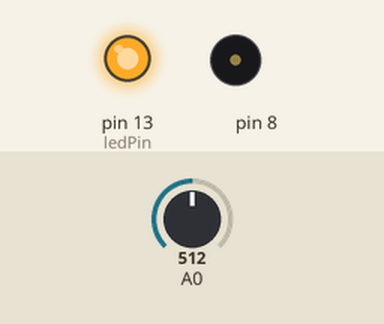
The sketch below on a simulated Arduino Uno, built with avr-gcc and run on an emulated ATmega328P. Parts: output pins drawn as LEDs (lit = HIGH), buzzer (waves = sounding). The test bench sets the inputs (shaded band); at power-on: A0 = 512.

Above: at 0.1 s.
At 5.1 s:
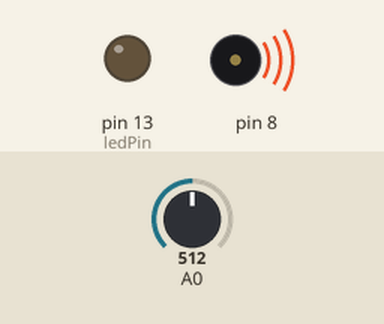
Timing chart, 0 to 6.6 s (numbered marks = the images above):
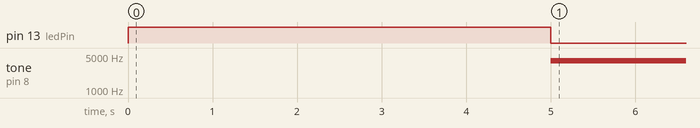

Measured:
- by itself, tone on pin 8: silent → 4000 Hz at 5.0 s

The sketch:

LightTheremin.ino
```cpp
// Light-based Theremin //

// Declare variable to store the photoresistor value:

int sensorValue;

// Declare variables to calibrate the low and high photoresistor values:

int sensorLow = 1023;
int sensorHigh = 0;

// Declare a constant variable to indicate completion of photoresistor calibration:

const int ledPin = 13;

// Set on the specified pin whether it should behave as an input or an output:

void setup() {

 pinMode(ledPin, OUTPUT); // Make the LED pin an output
 digitalWrite(ledPin, HIGH); // Turn the LED pin on

 // Calibrate the sensor minimums and maximums:

 while(millis() < 5000) {

  sensorValue = analogRead(A0);

  // Record the maximum sensor value:

  if (sensorValue > sensorHigh) {
    sensorHigh = sensorValue;
  }

  // Record the minimun sensor value:

  if(sensorValue > sensorLow) {
    sensorLow = sensorValue;
  }

 }

 // Turn the LED off, indicating the end of the calibration period:

  digitalWrite(ledPin, LOW);
}

// The loop routine that runs on and on:

void loop() {

  sensorValue = analogRead(A0); // Read the input from the photoresistor and store it in a varible

  // Declare a variable to store the mapping of sensor values:

  int pitch = map(sensorValue, sensorLow, sensorHigh, 50, 4000);

  // Play the tone for 20 ms on the piezo:

  tone(8, pitch, 20);

  // Delay between reads:

  delay(10);
}
```
